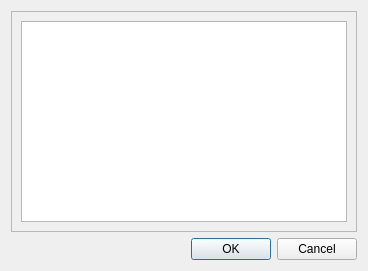
<?xml version="1.0" encoding="UTF-8"?>
<ui version="4.0">
 <class>Dialog</class>
 <widget class="QDialog" name="Dialog">
  <property name="geometry">
   <rect>
    <x>0</x>
    <y>0</y>
    <width>368</width>
    <height>271</height>
   </rect>
  </property>
  <property name="sizePolicy">
   <sizepolicy hsizetype="Preferred" vsizetype="Preferred">
    <horstretch>0</horstretch>
    <verstretch>0</verstretch>
   </sizepolicy>
  </property>
  <property name="windowTitle">
   <string>Terminal</string>
  </property>
  <layout class="QVBoxLayout" name="verticalLayout">
   <item>
    <widget class="QScrollArea" name="scrollArea">
     <property name="widgetResizable">
      <bool>true</bool>
     </property>
     <widget class="QWidget" name="scrollAreaWidgetContents">
      <property name="geometry">
       <rect>
        <x>0</x>
        <y>0</y>
        <width>348</width>
        <height>222</height>
       </rect>
      </property>
      <layout class="QHBoxLayout" name="horizontalLayout">
       <item>
        <widget class="QTextBrowser" name="ter_brow"/>
       </item>
      </layout>
     </widget>
    </widget>
   </item>
   <item>
    <widget class="QDialogButtonBox" name="buttonBox">
     <property name="orientation">
      <enum>Qt::Horizontal</enum>
     </property>
     <property name="standardButtons">
      <set>QDialogButtonBox::Cancel|QDialogButtonBox::Ok</set>
     </property>
    </widget>
   </item>
  </layout>
 </widget>
 <resources/>
 <connections>
  <connection>
   <sender>buttonBox</sender>
   <signal>accepted()</signal>
   <receiver>Dialog</receiver>
   <slot>accept()</slot>
   <hints>
    <hint type="sourcelabel">
     <x>248</x>
     <y>254</y>
    </hint>
    <hint type="destinationlabel">
     <x>157</x>
     <y>274</y>
    </hint>
   </hints>
  </connection>
  <connection>
   <sender>buttonBox</sender>
   <signal>rejected()</signal>
   <receiver>Dialog</receiver>
   <slot>reject()</slot>
   <hints>
    <hint type="sourcelabel">
     <x>316</x>
     <y>260</y>
    </hint>
    <hint type="destinationlabel">
     <x>286</x>
     <y>274</y>
    </hint>
   </hints>
  </connection>
 </connections>
</ui>
